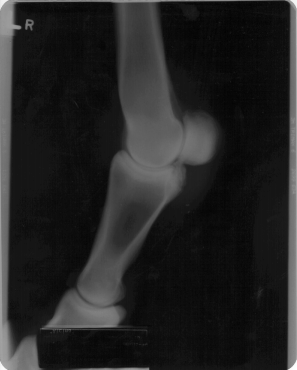
#> input picture imgs/FETLOCK.TIF, 297 x 370 px
$ jupyter execute introcv.ipynb
#> lines starting #> are read from the running program, lines starting #| are printed output that depends on the picture; after the words box and inside, x2 and y2 are one past the last pixel; in counts of white or black regions, pixels touching at a corner belong together
[cell 1]
import cv2 as cv
import numpy as np

print ("vc2 version: ", cv.__version__)
print ("numpy version: ", np.__version__)

[cell 2]
import cv2 as cv
import numpy as np
import matplotlib.pyplot as plt

img = cv.imread("imgs/FETLOCK.TIF", cv.IMREAD_GRAYSCALE)
#> img is the input picture: shape (370, 297); min 2, max 255, mean 35.4
assert img is not None, "Image not found"

print (type(img))
#| <class 'numpy.ndarray'>
print (img.shape)
#| (370, 297)

plt.imshow(img, 'gray')

[cell 3]
img2 = img
part = img[100:200, 100:200]
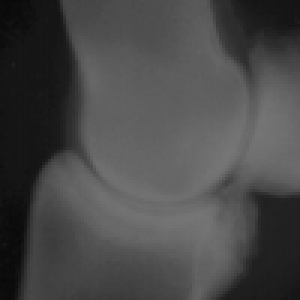
#> part: shape (100, 100) (shown 3 times larger); min 8, max 117, mean 72.4
img2[270:370, 197:297] = part
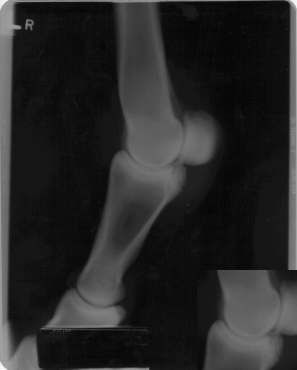
#> img2: shape (370, 297); 9.04% of pixels changed, all inside (x1, y1, x2, y2) = (197, 270, 297, 370)
plt.imshow(img2, 'gray')

[cell 4]
pio = cv.imread("imgs/pio.jpeg")
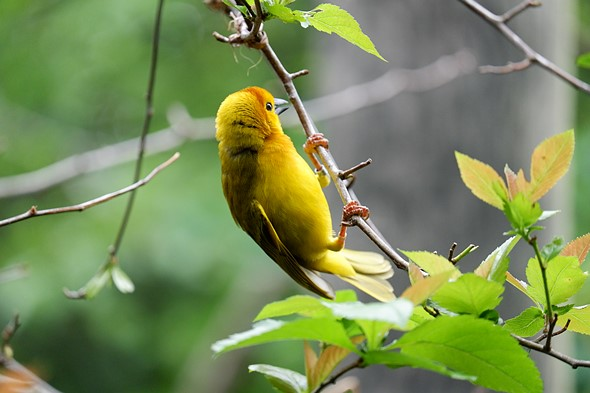
#> input picture imgs/pio.jpeg, 590 x 393 px
#> pio is the input picture: shape (393, 590, 3); mean B, G, R 88.3, 139.3, 121.2
assert pio is not None, "Image not found"
pio = cv.cvtColor(pio, cv.COLOR_BGR2RGB)

plt.imshow(pio)

[cell 5]
plt.imshow(pio[:,:,0])

[cell 6]
plt.imshow(pio[:,:,0], cmap="hot")

[cell 7]
imgplot = plt.imshow(pio[:,:,0])
imgplot.set_cmap('nipy_spectral')
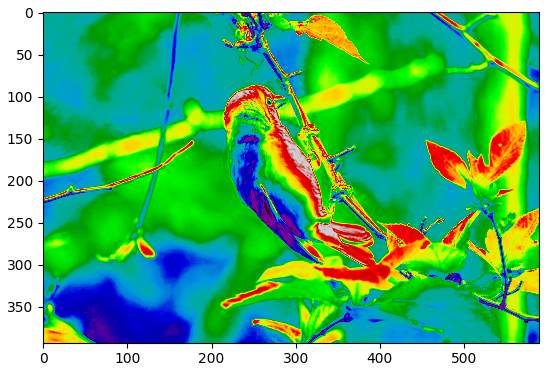
#> figure drawn by matplotlib, 1 panel

[cell 8]
pioR = pio.copy()
pioR[:,:,1] = 0
pioR[:,:,2] = 0
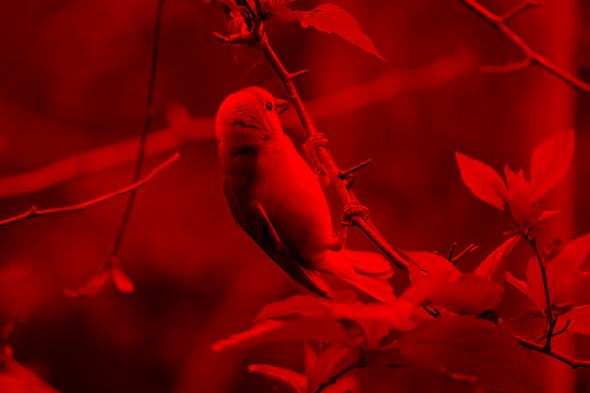
#> pioR: shape (393, 590, 3); mean R, G, B 121.2, 0, 0
plt.imshow(pioR)

[cell 9]
pioG = pio.copy()
pioG[:,:,0] = 0
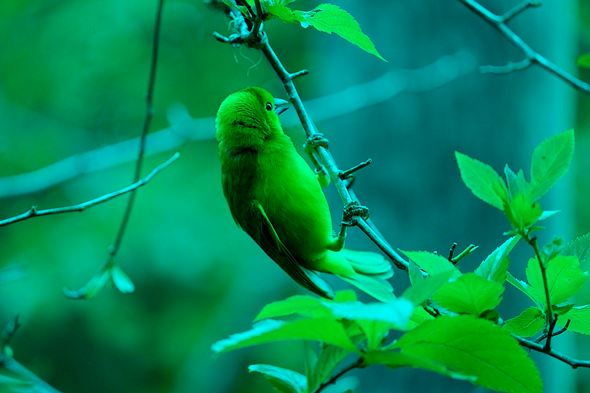
#> pioG: shape (393, 590, 3); mean R, G, B 0, 139.3, 88.3
pioG[:,:,2] = 0
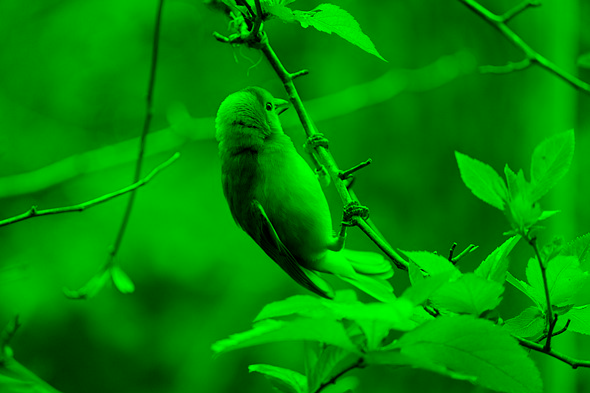
#> pioG: shape (393, 590, 3); mean R, G, B 0, 139.3, 0
plt.imshow(pioG)

[cell 10]
pioB = pio.copy()
pioB[:,:,0] = 0
pioB[:,:,1] = 0
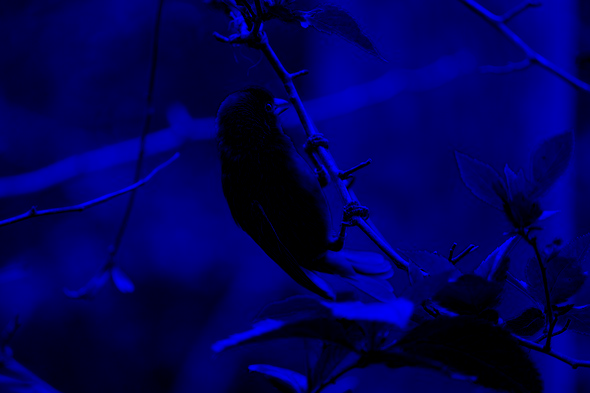
#> pioB: shape (393, 590, 3); mean R, G, B 0, 0, 88.3
plt.imshow(pioB)

[cell 11]
pio_glow = pio.copy()

glow = 2

for i in pio_glow:
    for j in i:
        #j[0] = max(min(j[0] * glow, 255), 0)
        #j[1] = max(min(j[1] * glow, 255), 0)
        j[2] = max(min(j[2] * glow, 255), 0)
#> after the loop, j = [65, 100, 116]

plt.imshow(pio_glow)
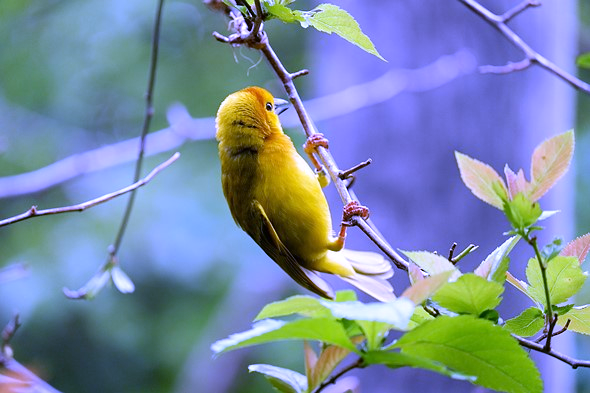
#> shown: shape (393, 590, 3); mean R, G, B 121.2, 139.3, 165

[cell 12]
pio_glow = pio.copy()

for i in pio_glow:
    for j in i:
        j[0] = max(min(j[0] - 50, 255), 0)
        j[1] = max(min(j[1] - 50, 255), 0)
        j[2] = max(min(j[2] + 100, 255), 0)
#> after the loop, j = [15, 50, 158]

plt.imshow(pio_glow)
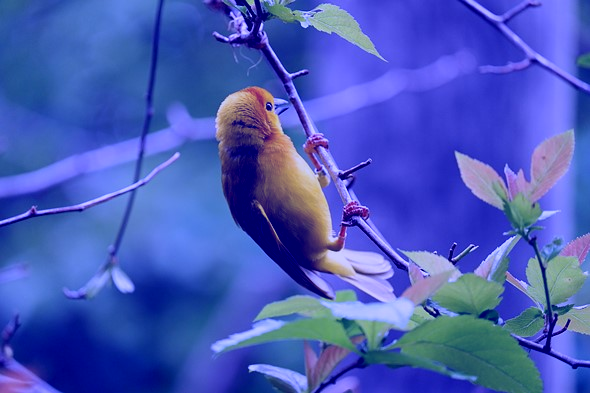
#> shown: shape (393, 590, 3); mean R, G, B 71.8, 89.8, 186
